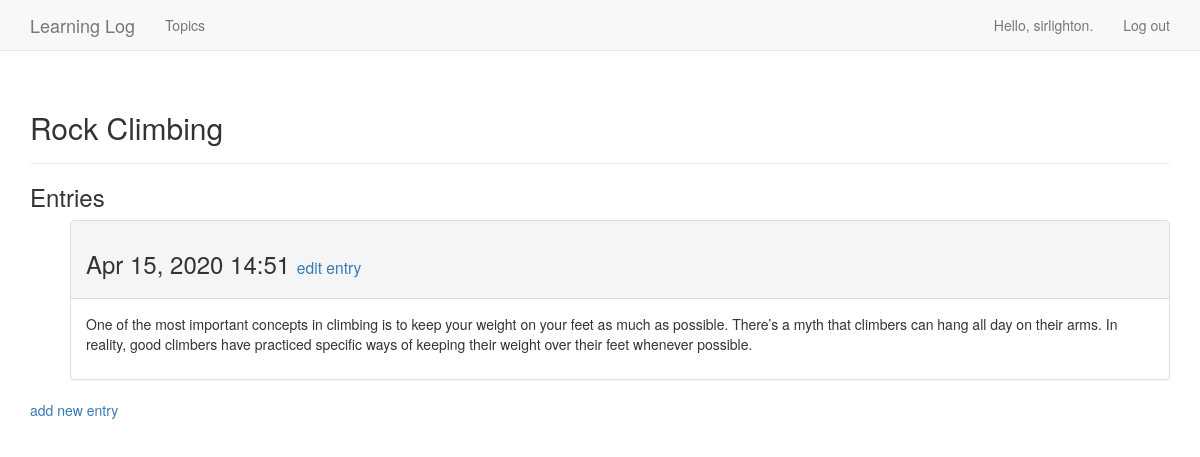
Page /topics/2 (signed in) on the committed database.
### learning_logs/models.py (models this page shows, shortened)
class Topic(models.Model):
    text = models.CharField(max_length=200)
    date_added = models.DateTimeField(auto_now_add=True)
    owner = models.ForeignKey(User, on_delete=models.CASCADE)
    def __str__(self):
        return self.text

class Entry(models.Model):
    topic = models.ForeignKey(Topic, on_delete=models.CASCADE)
    text = models.TextField()
    date_added = models.DateTimeField(auto_now_add=True)
    class Meta:
        verbose_name_plural = 'entries'

### learning_logs/views.py (the view)
# urls.py: path('topics/<int:pk>', topic, name='topic'),
@login_required
def topic(request, pk):
    topic = get_object_or_404(Topic, id=pk)
    check_user(topic, request)
    entries = topic.entry_set.order_by('-date_added')
    template = 'learning_logs/topic.html'
    context = {'topic': topic, 'entries': entries}
    return render(request, template, context)

### learning_logs/views.py (called while the page is built)
def check_user(topic, request):
    if topic.owner != request.user:
        raise Http404

### learning_logs/templates/learning_logs/topic.html
{% extends 'learning_logs/base.html' %}
{% block header %}
<h2>{{ topic }}</h2>
{% endblock header %}
{% block content %}
  <h3>Entries</h3>
  <ul>
  {% for entry in entries %}
    <div class="panel panel-default">
      <div class="panel-heading">
        <h3>
          {{ entry.date_added|date:'M d, Y H:i' }}
          <small>
            <a href="{% url 'edit_entry' entry.id %}">
              edit entry</a>
          </small>
        </h3>
      </div>
      <div class="panel-body">
        {{ entry.text|linebreaks }}
      </div>
    </div>
  {% empty %}
      There are no entries for this topic yet.
  {% endfor %}
  </ul>
  <p>
    <a href="{% url 'new_entry' topic.id %}">add new entry</a>
</p>
{% endblock content %}

### learning_logs/templates/learning_logs/base.html (shortened to what this page needs)
{% load bootstrap3 %}
<!DOCTYPE html>
<html lang="en">
<head>
    {% bootstrap_css %}
</head>
<body>
    <nav class="navbar navbar-default navbar-static-top">
        <div class="container">
        <div class="navbar-header">
            <a class="navbar-brand" href="{% url 'index' %}">
              Learning Log
            </a>
        </div>
        <div id="navbar" class="navbar-collapse collapse">
            <ul class="nav navbar-nav">
            <li><a href="{% url 'topics' %}">Topics</a></li>
            </ul>
            <ul class="nav navbar-nav navbar-right">
            {% if user.is_authenticated %}
              <li><a>Hello, {{ user.username }}.</a></li>
              <li><a href="{% url 'logout' %}">Log out</a></li>
            {% else %}
              <li><a href="{% url 'register' %}">Register</a></li>
              <li><a href="{% url 'login' %}">Log in</a></li>
            {% endif %}
          </ul>
        </div>
      </div>
    </nav>
    <div class="container">
        <div class="page-header">
        {% block header %}{% endblock header %}
        </div>
        <div>
        {% block content %}{% endblock content %}
        </div>
    </div>
  </body>
</html>

### rows in the picture
Topic: text "Rock Climbing"
Entry: date_added "Apr 15, 2020 14:51", text "One of the most important concepts in climbing is to keep your weight on your feet as much as possible. There’s a myth that climbers can hang all day on their arms. In reality, good climbers have practiced specific ways of keeping their weight over their feet whenever possible."

### other values in the picture
{{ user.username }} "sirlighton"
